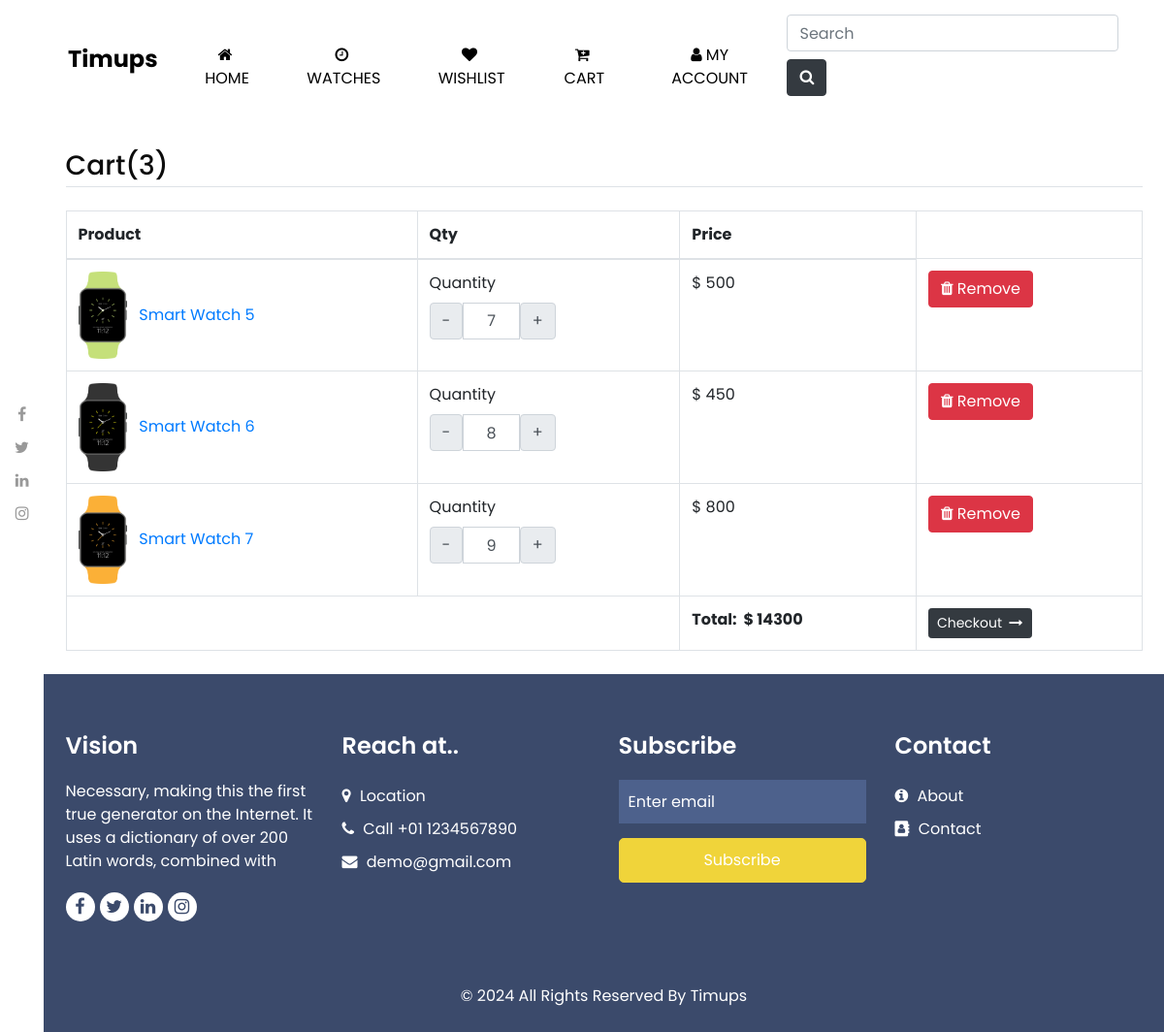
The app's page /cart (signed in) with its own data.
### main/models.py (models this page shows, shortened)
class Cart(models.Model):
    user = models.ForeignKey(User, on_delete=models.CASCADE)
    product =models.ForeignKey(Product, on_delete=models.CASCADE)
    product_qty = models.IntegerField(null=False, blank=False)

class Product(models.Model):
    title = models.CharField(max_length=100)
    image = models.ImageField(upload_to="product_imgs/")
    description = models.TextField()
    is_featured = models.BooleanField(default=False)
    price = models.IntegerField()

### main/views.py (the view)
# urls.py: path('cart',views.cart, name="cart"),
@login_required(login_url='signin')
def cart(request):
    cart_data = Cart.objects.filter(user=request.user)
    cart_data_count = Cart.objects.filter(user=request.user).count()
    total_price = 0
    for item in cart_data:
        total_price = total_price + item.product.price * item.product_qty
    context = {'cart_data':cart_data, 'cart_data_count':cart_data_count, 'total_price':total_price}
    return render(request, 'cart.html', context)

### templates/cart.html (shortened to what this page needs)
{% extends 'base.html' %}
{% load static %}
{% block content %}
<main class="container py-2 cartList" id="cartList">
	<h3 class="my-4 border-bottom pb-1">Cart({{ cart_data_count }})</h3>
	{% if cart_data %}
		<table class="table table-bordered">
			<thead>
				<tr>
					<th>Product</th>
					<th>Qty</th>
					<th>Price</th>
				</tr>
			</thead>
			<tbody>
				{% for item in cart_data %}
					<tr class="product_data">
						<td>
							<img src="/media/{{item.product.image}}" width="50"/>&nbsp;&nbsp;
							<a href="/watches/{{item.product.title}}">{{item.product.title}}</a>
						</td>
						<td>
							<div>
								<label for="Quantity">Quantity</label>
								<div class="input-group text-center mb-3 quantity" style="width:130px;">
									<button class="input-group-text change_qty decrement-btn">-</button>
									<input type="text" name="qty-input" class="form-control text-center qty-input" value={{ item.product_qty }}>
									<button class="input-group-text change_qty increment-btn">+</button>
								</div>
							</div>
						</td>
						<td>$ {{item.product.price}}</td>
						<td>
							<button class="btn btn-danger delete-cart-item"><i class="fa fa-trash"></i> Remove</button>
						</td>
					</tr>
				{% endfor %}
			</tbody>
			<tfoot>
				<tr>
					<td colspan="2"></td>
					<th class="text-left">Total: &nbsp;$ {{ total_price }}</th>
					<td>
						<a href="/checkout" class="btn btn-dark btn-sm">Checkout &nbsp;<i class="fa fa-long-arrow-right"></i></a>
					</td>
				</tr>
			</tfoot>
		</table>
	{% else %}
	<div class="text-center py-4">
		<img src={% static 'images/empty-cart.png' %}>
	</div>
	{% endif %}
</main>
{% endblock %}

### static/css/style.css (style rules this page uses)
body { font-family: "Poppins", sans-serif; color: #0c0c0c; background-color: #ffffff; overflow-x: hidden; }
a, a:hover, a:focus { text-decoration: none; }
.btn, .btn:focus { outline: none !important; -webkit-box-shadow: none; box-shadow: none; }

### records on screen
Cart: product.image (picture), product "Smart Watch 5", qty-input "7", product.price "500"
Cart: product.image (picture), product "Smart Watch 6", qty-input "8", product.price "450"
Cart: product.image (picture), product "Smart Watch 7", qty-input "9", product.price "800"

### other values on screen
{{ cart_data_count }} "3"
{{ total_price }} "14300"
